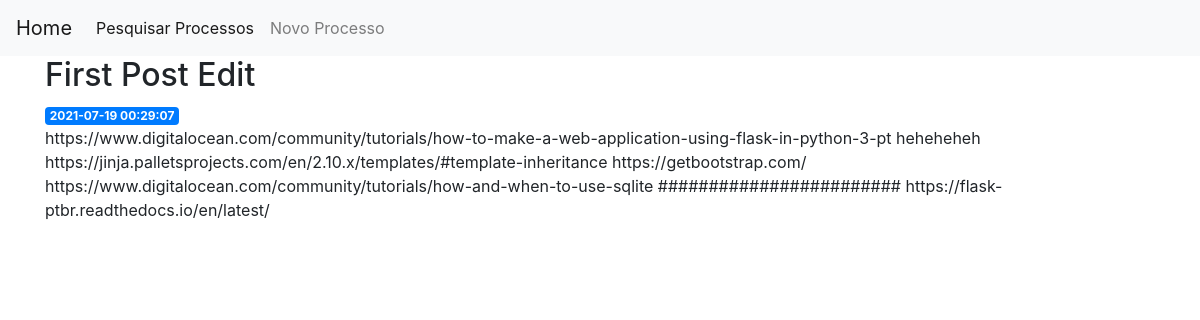
Before: /1 with the older database file.
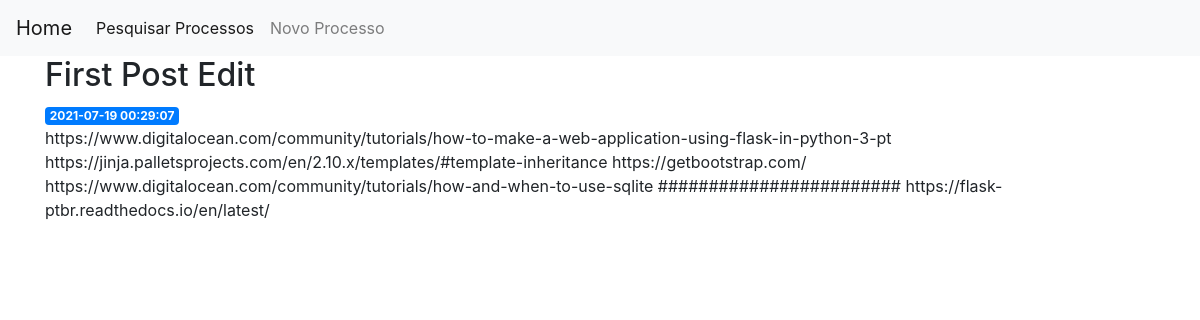
After: the same page with the newer database file.
### tables this page shows
CREATE TABLE posts (
    id INTEGER PRIMARY KEY AUTOINCREMENT,
    created TIMESTAMP NOT NULL DEFAULT CURRENT_TIMESTAMP,
    title TEXT NOT NULL,
    content TEXT NOT NULL
);

### blog.py (the view)
@web_site.route('/<int:post_id>')
def post(post_id):
    post = get_post(post_id)
    return render_template('post.html', post=post)

### sql.py (called while the page is built)
def get_db_connection():
    conn = sqlite3.connect('database.db')#abre uma conexão ao arquivo de banco de dados database.db
    conn.row_factory = sqlite3.Row
    return conn

def get_post(post_id):
    conn = get_db_connection()
    post = conn.execute('SELECT * FROM posts WHERE id = ?',
                        (post_id,)).fetchone()
    conn.close()
    if post is None:
        abort(404)
    return post

### templates/post.html
{% extends 'base.html' %}
{% block content %}
    <h2>{% block title %} {{ post['title'] }} {% endblock %}</h2>
    <span class="badge badge-primary">{{ post['created'] }}</span>
    <p>{{ post['content'] }}</p>
{% endblock %}

### templates/base.html (shortened to what this page needs)
<!doctype html>
<html lang="en">
  <head>
    <link rel="stylesheet" href="https://stackpath.bootstrapcdn.com/bootstrap/4.3.1/css/bootstrap.min.css">
  </head>
  <body>
    <nav class="navbar navbar-expand-md navbar-light bg-light">
        <a class="navbar-brand" href="{{ url_for('index')}}">Home</a>
        <div class="collapse navbar-collapse" id="navbarNav">
            <ul class="navbar-nav">
            <li class="nav-item active">
                <a class="nav-link" href="{{ url_for('index')}}">Pesquisar Processos</a>
            </li>
            <li class="nav-item">
                <a class="nav-link" href="{{url_for('registro')}}">Novo Processo</a>
            </li>
            </ul>
        </div>
    </nav>
    <div class="container">
        {% block content %} {% endblock %}
    </div>
  </body>
</html>

Changed rows visible on the page:
changed posts "First Post Edit": content "https://www.digitalocean.com/community/tutorials/how-to-make-a-web-application-using-flask-in-python-3-pt heheheheh https://jinja.palletsprojects.com/en/2.10.x/templates/#template-inheritance https://getbootstrap.com/ https://www.digitalocean.com/community/tutorials/how-and-when-to-use-sqlite ########################…" → "https://www.digitalocean.com/community/tutorials/how-to-make-a-web-application-using-flask-in-python-3-pt https://jinja.palletsprojects.com/en/2.10.x/templates/#template-inheritance https://getbootstrap.com/ https://www.digitalocean.com/community/tutorials/how-and-when-to-use-sqlite ########################…"
